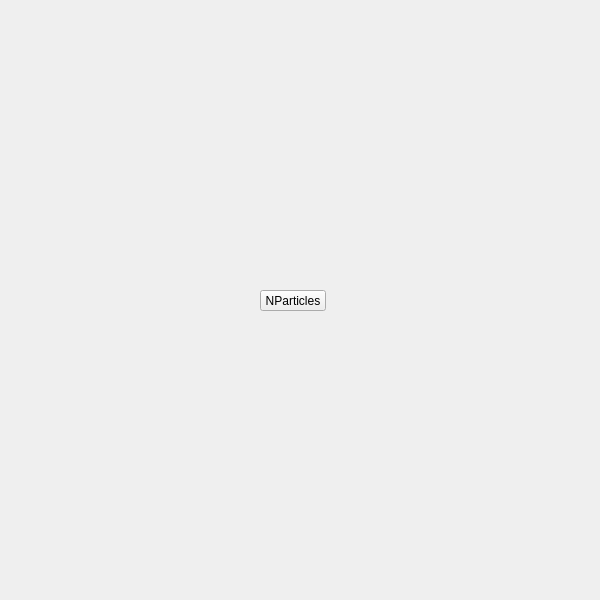
<?xml version="1.0" encoding="UTF-8"?>
<ui version="4.0">
 <class>QtUi</class>
 <widget class="QMainWindow" name="QtUi">
  <property name="enabled">
   <bool>true</bool>
  </property>
  <property name="geometry">
   <rect>
    <x>0</x>
    <y>0</y>
    <width>600</width>
    <height>600</height>
   </rect>
  </property>
  <property name="sizePolicy">
   <sizepolicy hsizetype="Ignored" vsizetype="Ignored">
    <horstretch>0</horstretch>
    <verstretch>0</verstretch>
   </sizepolicy>
  </property>
  <property name="minimumSize">
   <size>
    <width>0</width>
    <height>0</height>
   </size>
  </property>
  <property name="maximumSize">
   <size>
    <width>600</width>
    <height>600</height>
   </size>
  </property>
  <property name="cursor">
   <cursorShape>ArrowCursor</cursorShape>
  </property>
  <property name="toolButtonStyle">
   <enum>Qt::ToolButtonIconOnly</enum>
  </property>
  <property name="tabShape">
   <enum>QTabWidget::Triangular</enum>
  </property>
  <property name="dockNestingEnabled">
   <bool>true</bool>
  </property>
  <property name="dockOptions">
   <set>QMainWindow::AllowNestedDocks|QMainWindow::AllowTabbedDocks|QMainWindow::AnimatedDocks|QMainWindow::ForceTabbedDocks</set>
  </property>
  <widget class="QWidget" name="widget">
   <property name="sizePolicy">
    <sizepolicy hsizetype="Ignored" vsizetype="Ignored">
     <horstretch>0</horstretch>
     <verstretch>0</verstretch>
    </sizepolicy>
   </property>
   <widget class="QPushButton" name="i035">
    <property name="geometry">
     <rect>
      <x>260</x>
      <y>290</y>
      <width>66</width>
      <height>21</height>
     </rect>
    </property>
    <property name="minimumSize">
     <size>
      <width>0</width>
      <height>21</height>
     </size>
    </property>
    <property name="maximumSize">
     <size>
      <width>66</width>
      <height>21</height>
     </size>
    </property>
    <property name="accessibleName">
     <string>nparticles</string>
    </property>
    <property name="text">
     <string>NParticles</string>
    </property>
   </widget>
  </widget>
 </widget>
 <resources/>
 <connections/>
 <designerdata>
  <property name="gridDeltaX">
   <number>5</number>
  </property>
  <property name="gridDeltaY">
   <number>10</number>
  </property>
  <property name="gridSnapX">
   <bool>true</bool>
  </property>
  <property name="gridSnapY">
   <bool>true</bool>
  </property>
  <property name="gridVisible">
   <bool>true</bool>
  </property>
 </designerdata>
</ui>
